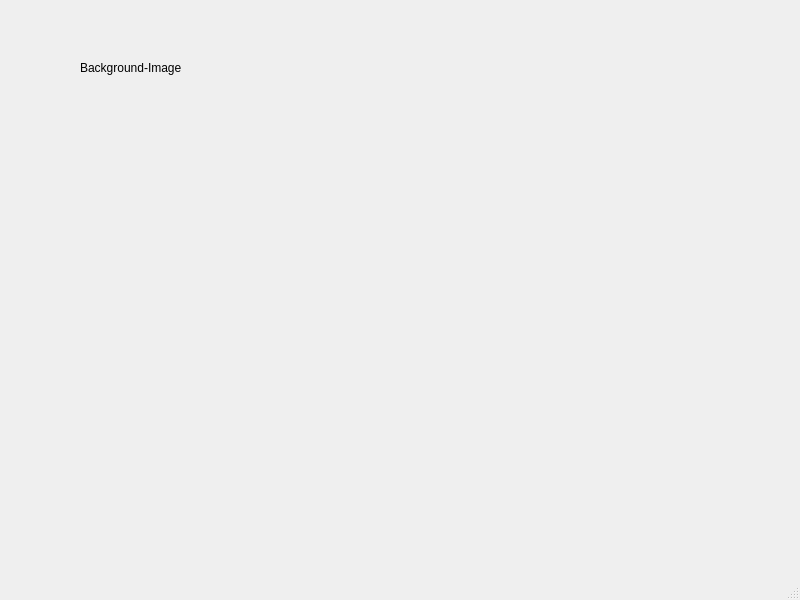
<?xml version="1.0" encoding="UTF-8"?>
<ui version="4.0">
 <class>MainWindow</class>
 <widget class="QMainWindow" name="MainWindow">
  <property name="geometry">
   <rect>
    <x>0</x>
    <y>0</y>
    <width>800</width>
    <height>600</height>
   </rect>
  </property>
  <property name="windowTitle">
   <string>MainWindow</string>
  </property>
  <widget class="QWidget" name="centralwidget">
   <widget class="QLabel" name="label">
    <property name="geometry">
     <rect>
      <x>80</x>
      <y>60</y>
      <width>211</width>
      <height>16</height>
     </rect>
    </property>
    <property name="text">
     <string>Background-Image</string>
    </property>
   </widget>
   <widget class="QLabel" name="label_2">
    <property name="geometry">
     <rect>
      <x>40</x>
      <y>200</y>
      <width>731</width>
      <height>351</height>
     </rect>
    </property>
    <property name="styleSheet">
     <string notr="true">background-image: url(:/Logos/Coca-Cola1.png);
</string>
    </property>
    <property name="text">
     <string/>
    </property>
   </widget>
  </widget>
  <widget class="QMenuBar" name="menubar">
   <property name="geometry">
    <rect>
     <x>0</x>
     <y>0</y>
     <width>800</width>
     <height>26</height>
    </rect>
   </property>
  </widget>
  <widget class="QStatusBar" name="statusbar"/>
 </widget>
 <resources>
  <include location="../../Archivos/Recursos.qrc"/>
 </resources>
 <connections/>
</ui>
